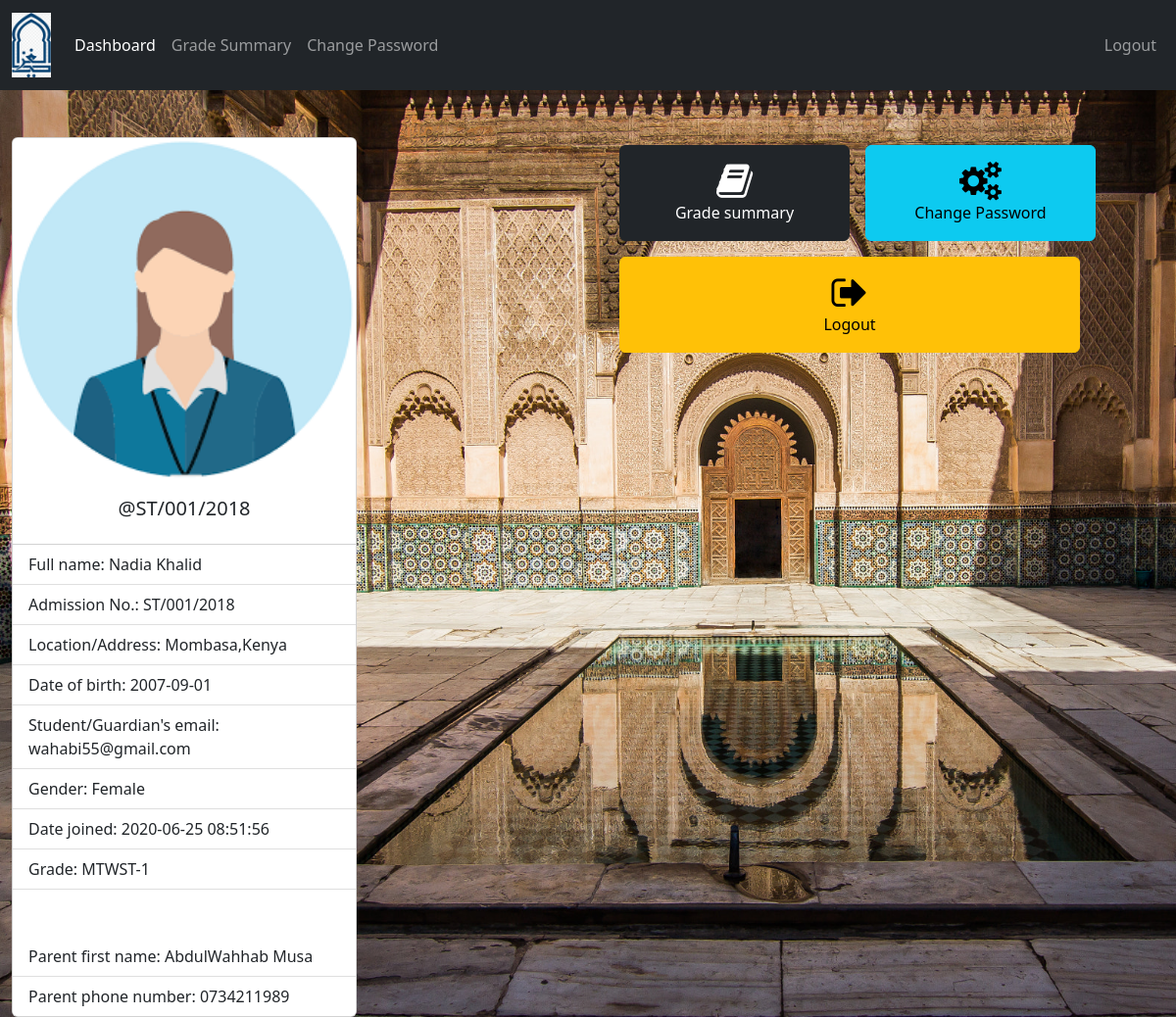
The app's page /Student/index.php (signed in) with its own data.
### tables this page shows
CREATE TABLE `students` (
  `student_id` int(11) NOT NULL,
  `username` varchar(127) NOT NULL,
  `password` varchar(255) NOT NULL,
  `fname` varchar(127) NOT NULL,
  `admission_number` varchar(50) DEFAULT NULL,
  `grade` int(11) NOT NULL,
  `subjects` varchar(100) NOT NULL,
  `address` varchar(31) NOT NULL,
  `gender` varchar(7) NOT NULL,
  `email_address` varchar(255) NOT NULL,
  `date_of_birth` date NOT NULL,
  `date_of_joined` timestamp NULL DEFAULT current_timestamp(),
  `parent_fname` varchar(127) NOT NULL,
  `parent_phone_number` varchar(31) NOT NULL
);

CREATE TABLE `grades` (
  `grade_id` int(11) NOT NULL,
  `grade` varchar(31) NOT NULL,
  `grade_code` varchar(7) NOT NULL
);

### Student/data/student.php (called while the page is built, shortened)
<?php
function getStudentById($id, $conn){
   $sql = "SELECT * FROM students
           WHERE student_id=?";
   $stmt = $conn->prepare($sql);
   $stmt->execute([$id]);
   if ($stmt->rowCount() == 1) {
     $student = $stmt->fetch();
     return $student;
   }else {
    return 0;
   }
}

### Student/data/grade.php (called while the page is built, shortened)
<?php
function getGradeById($grade_id, $conn){
   $sql = "SELECT * FROM grades
           WHERE grade_id=?";
   $stmt = $conn->prepare($sql);
   $stmt->execute([$grade_id]);
   if ($stmt->rowCount() == 1) {
     $grade = $stmt->fetch();
     return $grade;
   }else {
    return 0;
   }
}

### Student/index.php (the view, shortened to what this page needs)
<?php
if (isset($_SESSION['student_id']) &&
    isset($_SESSION['role'])) {
    if ($_SESSION['role'] == 'Student') {
       include "../DB_connection.php";
       include "data/student.php";
       include "data/grade.php";
       include "data/section.php";
       $student_id = $_SESSION['student_id'];
       $student = getStudentById($student_id, $conn);
 ?>
<!DOCTYPE html>
<html lang="en">
<head>
	<link rel="stylesheet" href="https://cdn.jsdelivr.net/npm/bootstrap@5.2.0/dist/css/bootstrap.min.css">
	<link rel="stylesheet" href="../css/style.css">
  <link rel="stylesheet" href="https://cdnjs.cloudflare.com/ajax/libs/font-awesome/4.7.0/css/font-awesome.min.css">
</head>
<body class="body-home">
    <?php
        include "inc/navbar.php";
     ?>
     <?php
        if ($student != 0) {
     ?>
      <div class="row">
        <div class="col-md-6">
        <div class="container mt-5">
         <div class="card" style="width: 22rem;">
          <img src="../img/student-<?=$student['gender']?>.png" class="card-img-top" alt="...">
          <div class="card-body">
            <h5 class="card-title text-center">@<?=$student['username']?></h5>
          </div>
          <ul class="list-group list-group-flush">
            <li class="list-group-item">Full name: <?=$student['fname']?></li>
            <li class="list-group-item">Admission No.: <?=$student['admission_number']?></li>
            <li class="list-group-item">Location/Address: <?=$student['address']?></li>
            <li class="list-group-item">Date of birth: <?=$student['date_of_birth']?></li>
            <li class="list-group-item">Student/Guardian's email: <?=$student['email_address']?></li>
            <li class="list-group-item">Gender: <?=$student['gender']?></li>
            <li class="list-group-item">Date joined: <?=$student['date_of_joined']?></li>
            <li class="list-group-item">Grade:
                 <?php
                      $grade = $student['grade'];
                      $g = getGradeById($grade, $conn);
                      echo $g['grade_code'].'-'.$g['grade'];
                  ?>
            </li>
            <br><br>
            <li class="list-group-item">Parent first name: <?=$student['parent_fname']?></li>
            <li class="list-group-item">Parent phone number: <?=$student['parent_phone_number']?></li>
          </ul>
        </div>
     </div>
        </div>
        <div class="col-md-6">
        <div class="container mt-5">
         <div class="container text-center">
             <div class="row row-cols-5">
               <a href="grade.php"
                  class="col btn btn-dark m-2 py-3 col-5">
                 <i class="fa fa-book fs-1" aria-hidden="true"></i><br>
                  Grade summary
               </a>
               <a href="pass.php" class="col btn btn-info m-2 py-3 col-5">
                 <i class="fa fa-cogs fs-1" aria-hidden="true"></i><br>
                  Change Password
               </a>
               <a href="../logout.php" class="col btn btn-warning m-2 py-3 col-10">
                 <i class="fa fa-sign-out fs-1" aria-hidden="true"></i><br>
                  Logout
               </a>
             </div>
          </div>
        </div>
        </div>
      </div>
     <?php
        }else {
          header("Location: student.php");
          exit;
        }
     ?>
</body>
</html>
<?php
  }else {
    header("Location: ../login.php");
    exit;
  }
}else {
	header("Location: ../login.php");
	exit;
}
?>

### css/style.css (style rules this page uses)
.body-home, .body-login { background: url(../images/Madrassa1.jpeg); background-size: cover; background-attachment: fixed; }

### records on screen
students: gender (picture), username "ST/001/2018", fname "Nadia Khalid", admission_number "ST/001/2018", address "Mombasa,Kenya", date_of_birth "2007-09-01", email_address "wahabi55@gmail.com", gender "Female", date_of_joined "2020-06-25 08:51:56", parent_fname "AbdulWahhab Musa", parent_phone_number "0734211989"
grades: grade_code "MTWST", grade "1"
